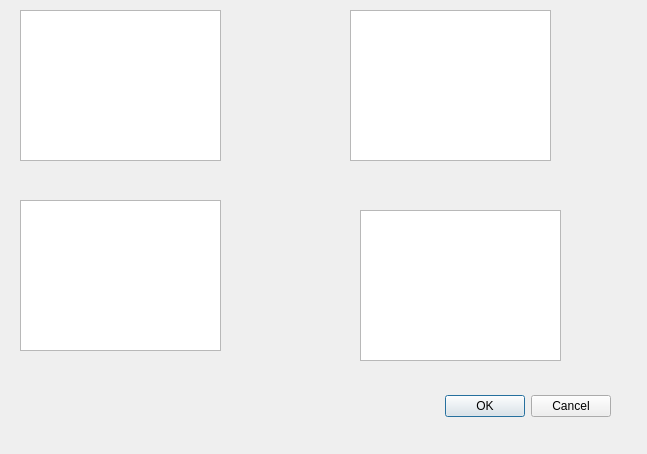
<?xml version="1.0" encoding="UTF-8"?>
<ui version="4.0">
 <class>Dialog</class>
 <widget class="QDialog" name="Dialog">
  <property name="geometry">
   <rect>
    <x>0</x>
    <y>0</y>
    <width>647</width>
    <height>454</height>
   </rect>
  </property>
  <property name="windowTitle">
   <string>Dialog</string>
  </property>
  <widget class="QDialogButtonBox" name="buttonBox">
   <property name="geometry">
    <rect>
     <x>270</x>
     <y>390</y>
     <width>341</width>
     <height>32</height>
    </rect>
   </property>
   <property name="orientation">
    <enum>Qt::Horizontal</enum>
   </property>
   <property name="standardButtons">
    <set>QDialogButtonBox::Cancel|QDialogButtonBox::Ok</set>
   </property>
  </widget>
  <widget class="QListView" name="lstSemester1">
   <property name="geometry">
    <rect>
     <x>20</x>
     <y>10</y>
     <width>201</width>
     <height>151</height>
    </rect>
   </property>
  </widget>
  <widget class="QListView" name="lstSemester2">
   <property name="geometry">
    <rect>
     <x>350</x>
     <y>10</y>
     <width>201</width>
     <height>151</height>
    </rect>
   </property>
  </widget>
  <widget class="QListView" name="lstSemester3">
   <property name="geometry">
    <rect>
     <x>20</x>
     <y>200</y>
     <width>201</width>
     <height>151</height>
    </rect>
   </property>
  </widget>
  <widget class="QListView" name="lstSemester4">
   <property name="geometry">
    <rect>
     <x>360</x>
     <y>210</y>
     <width>201</width>
     <height>151</height>
    </rect>
   </property>
  </widget>
 </widget>
 <resources/>
 <connections>
  <connection>
   <sender>buttonBox</sender>
   <signal>accepted()</signal>
   <receiver>Dialog</receiver>
   <slot>accept()</slot>
   <hints>
    <hint type="sourcelabel">
     <x>248</x>
     <y>254</y>
    </hint>
    <hint type="destinationlabel">
     <x>157</x>
     <y>274</y>
    </hint>
   </hints>
  </connection>
  <connection>
   <sender>buttonBox</sender>
   <signal>rejected()</signal>
   <receiver>Dialog</receiver>
   <slot>reject()</slot>
   <hints>
    <hint type="sourcelabel">
     <x>316</x>
     <y>260</y>
    </hint>
    <hint type="destinationlabel">
     <x>286</x>
     <y>274</y>
    </hint>
   </hints>
  </connection>
 </connections>
</ui>
